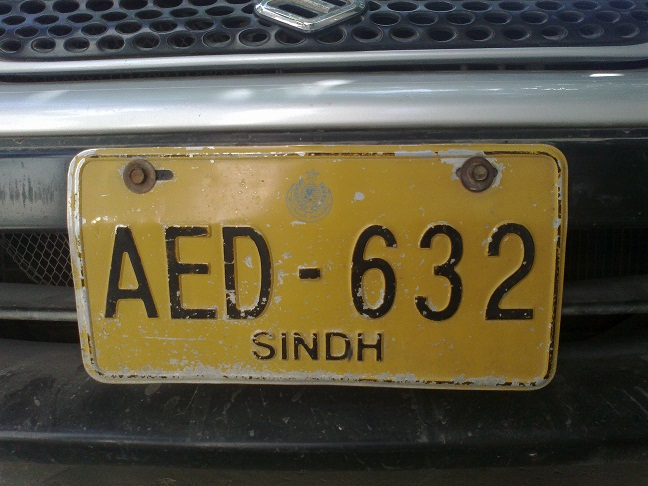
%> input picture test images/ABH3.jpg, 648 x 486 px
$ octave number_plate_det.m   (GNU Octave 9; MATLAB toolbox functions it lacks are replaced by stand-ins)
%> lines starting %> are read from the running program, lines starting %| are printed output that depends on the picture; in (x1, y1, x2, y2) boxes, pixels count from 0 and x2, y2 are one past the last pixel; in counts of white or black regions, pixels touching at a corner belong together; the program's own positions count from 1

clc
close all;
clear;

load imgfildata;

[file,path]=uigetfile({'*.jpg;*.bmp;*.png;*.tif'},'Choose an image');
%> the answer given: test images/ABH3.jpg
s=[path,file];
picture=imread(s);
%> picture is the input picture: size 486x648x3 uint8; mean R, G, B 92.7, 86.3, 65.4
[~,cc]=size(picture);
%> cc = 1944
picture=imresize(picture,[300 500]);
%> picture: size 300x500x3 uint8

if size(picture,3)==3
  picture=rgb2gray(picture);
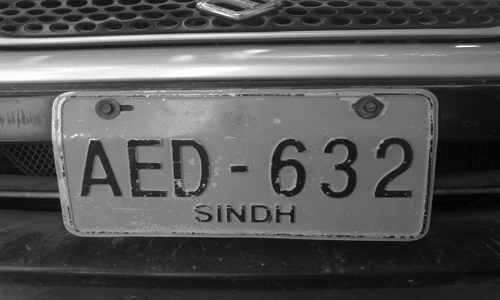
%> picture: size 300x500 uint8; min 0, max 255, mean 85.8
end
% se=strel('rectangle',[5,5]);
% a=imerode(picture,se);
% figure,imshow(a);
% b=imdilate(a,se);
threshold = graythresh(picture);
%> threshold = 0.341
picture =~im2bw(picture,threshold);
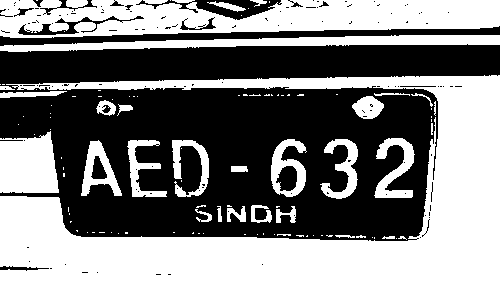
%> picture: size 300x500 logical; 51.8% white; 136 black regions (116 under 20 px), largest, box (x1, y1, x2, y2) and area: (0, 44, 500, 241) 65653, (0, 26, 500, 46) 3291, (136, 0, 282, 20) 1059
picture = bwareaopen(picture,30);
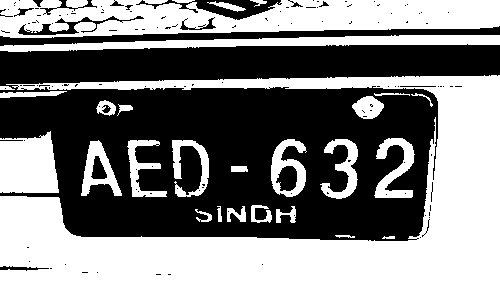
%> picture: size 300x500 logical; 51.6% white; 136 black regions (116 under 20 px), largest, box (x1, y1, x2, y2) and area: (0, 44, 500, 241) 65978, (0, 26, 500, 46) 3291, (136, 0, 282, 20) 1064
imshow(picture)
if cc>2000
    picture1=bwareaopen(picture,3500);
else
picture1=bwareaopen(picture,3000);
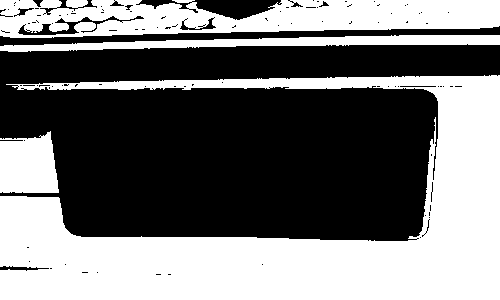
%> picture1: size 300x500 logical; 46.2% white; 4 white regions, box (x1, y1, x2, y2) and area: (0, 75, 500, 300) 48440, (0, 0, 500, 38) 13688, (0, 35, 500, 52) 4061, (0, 131, 59, 193) 3050
end
figure,imshow(picture1)
picture2=picture-picture1;
%> picture2: size 300x500 double; values 0 (black) and 1 (white), 5.4% white; 24 white regions, largest, box (x1, y1, x2, y2) and area: (374, 138, 415, 198) 1122, (271, 139, 307, 197) 1039, (81, 140, 122, 196) 961
figure,imshow(picture2)
picture2=bwareaopen(picture2,200);
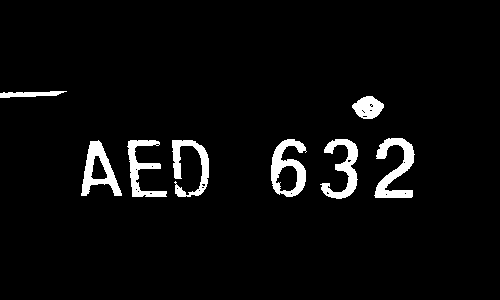
%> picture2: size 300x500 logical; 4.4% white; 8 white regions
figure,imshow(picture2)

[L,Ne]=bwlabel(picture2);
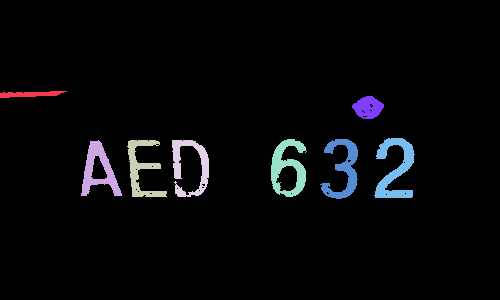
%> L: size 300x500 double; 9 distinct labels, from 0 to 8; one colour per label, 0 black
%> Ne = 8
propied=regionprops(L,'BoundingBox');
%> propied = 8 regions; box (x1, y1, x2, y2): (0, 91, 67, 98), (81, 140, 122, 196), (127, 140, 167, 197), (172, 140, 209, 197), (271, 139, 307, 197), (320, 139, 358, 199), (352, 96, 384, 119), (374, 138, 415, 198)
hold on
pause(1)
for n=1:size(propied,1)
  rectangle('Position',propied(n).BoundingBox,'EdgeColor','g','LineWidth',2)
end
%> this loop made 8 passes
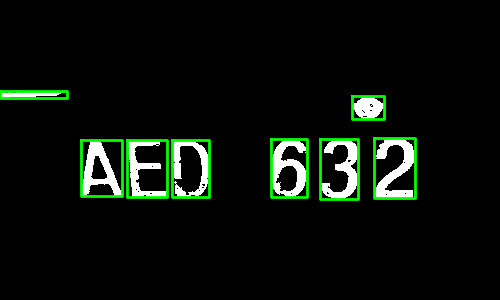
%> figure redrawn from the program's plot data
hold off

%> (the run ends here)
